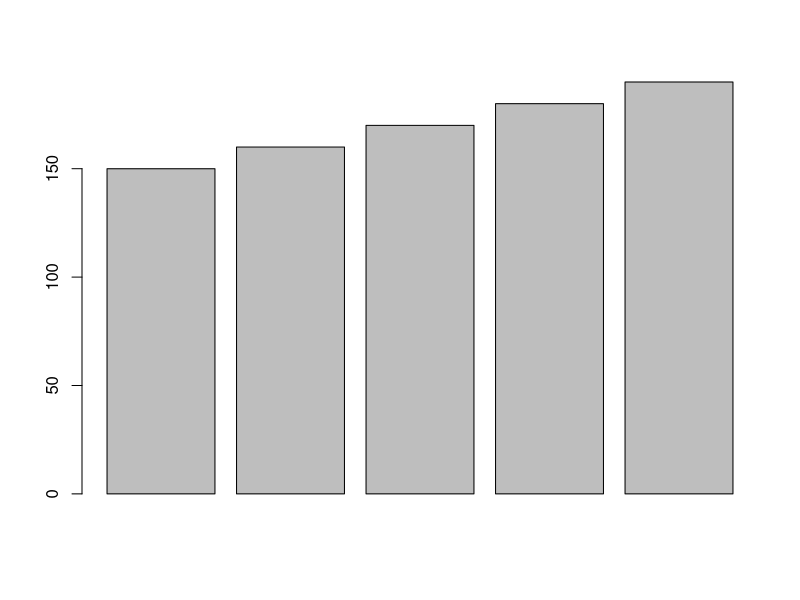

R code for this plot:
## ---- chunk 1
data <- data.frame(
  Group = as.factor(rep(c("GroupA","GroupB","GroupC"),10, each=10)), 
  Age = as.numeric(sample(18:65, 300, replace=TRUE)),
  WM =  as.numeric(sample(1:100, 300, replace=TRUE))
)

aggregate(Age ~ Group, data = data, FUN = mean)
quantile(data$WM, probs = seq(0, 1, 0.9))
apply(data[,2:3], 2, mean) 
## ---- chunk 2
quantile(c(1,2,3,4,5,6,7), probs = seq(0, 1, 0.5), na.rm = FALSE,
         names = TRUE)


## ---- chunk 3
seq(0,10,3)

#sekvenssi, 1. numero kertoo alkupisteen, toinen loppupisteen ja 3. numero
#   sen millä välein sekvenssi jatkuu eli numerot lisätään. 
## ---- chunk 4
rep(1:4,times =3)

#Repeat a vector ; 1. mitä toistetaan, 2. montako kertaa voi kirjoittaa times =, tai pelkästään numeron toimii molemmilla 


rep(1:3, each=5)

#Repeat elements of a vector: 1. mitä toistetaan 2. each =, komennolla toistetaan jokainen elementti haluttu määrä kertoja 

## ---- chunk 5
l <- list(x = 1:5, y = c('a', 'b'), z = rep(1:4,times =3))
l
## ---- chunk 6
my_list <- list(a = 1, b = 2, c = 3)
my_list$d <- 4
my_list
## ---- chunk 7
lista <- list(x = 1:5, y = 6:10)
lista <- c(lista, list(z = 50:55))
lista
## ---- chunk 8
heights_var <- c(150, 160, 170, 180, 190)
barplot(heights_var)
## ---- chunk 9
df <- data.frame(name = c("John", "Jane", "Doe"), age = c(23, 25, 28))
write.csv(df, "new_data.csv")
